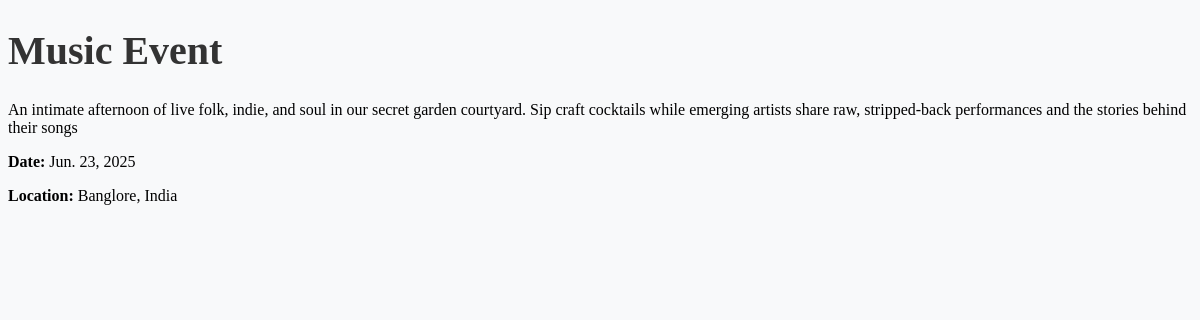
Page /10/ on the committed database.
### events/models.py (models this page shows, shortened)
class Event(models.Model):
    name = models.CharField(max_length=100)
    description = models.TextField()
    date = models.DateTimeField()
    location = models.CharField(max_length=200)

### events/views.py (the view)
# urls.py: path('<int:pk>/', views.event_detail, name='event_detail'),
def event_detail(request, pk):
    event = get_object_or_404(Event, pk=pk)
    return render(request, 'event_detail.html', {'event': event})

### events/templates/event_detail.html (shortened to what this page needs)
{% load static %}
<!DOCTYPE html>
<html>
<head>
    <link rel="stylesheet" href="{% static 'style.css' %}">
</head>
<body>
    <h1>{{ event.name }}</h1>
    <p>{{ event.description }}</p>
    <p><strong>Date:</strong> {{ event.date|date:"M. d, Y" }}</p>
    <p><strong>Location:</strong> {{ event.location }}</p>
</body>
</html>

### events/static/style.css (style rules this page uses)
body { background-color: #f8f9fa; }
h1 { font-size: 2.5rem; color: #333; }

### rows in the picture
Event: name "Music Event", description "An intimate afternoon of live folk, indie, and soul in our secret garden courtyard. Sip craft cocktails while emerging artists share raw, stripped-back performances and the stories behind their songs", date "Jun. 23, 2025", location "Banglore, India"
